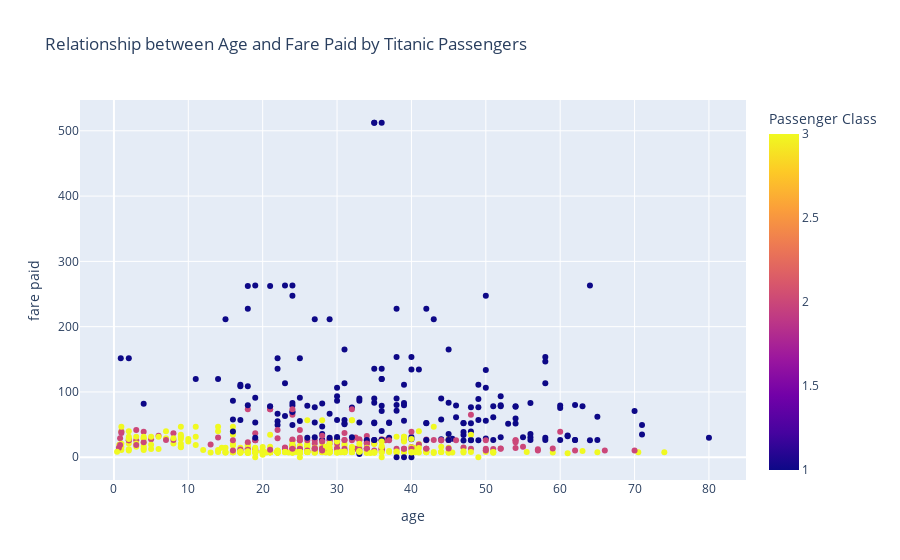

The notebook cell this image was saved under:
### Code cell
#Interactive Scatter Plot: Age vs Fare using Plotly

# Handle missing values in 'age' and 'fare'
scatter_df = titanic.dropna(subset=['age', 'fare'])

fig_scatter = px.scatter(
    scatter_df,
    x='age',
    y='fare',
    color='pclass',
    hover_data=['age', 'sex', 'embarked','survived'],
    title='Relationship between Age and Fare Paid by Titanic Passengers',
    labels={
        'age': 'age',
        'fare': 'fare paid',
        'pclass': 'Passenger Class'
    }
)

fig_scatter.show()

### Figure 1 — Plotly figure (JSON) as saved in the notebook; plotly's stock layout.template omitted (floating-point values rounded to 4 significant figures; data arrays with more than 128 entries replaced by an {"elided": "..."} marker saying what was removed)
{"data": [{"customdata": {"elided": "714x3 mixed values"}, "hovertemplate": "age=%{x}<br>fare paid=%{y}<br>sex=%{customdata[0]}<br>embarked=%{customdata[1]}<br>survived=%{customdata[2]}<br>Passenger Class=%{marker.color}<extra></extra>", "legendgroup": "", "marker": {"color": {"elided": "714 int values"}, "coloraxis": "coloraxis", "symbol": "circle"}, "mode": "markers", "name": "", "orientation": "v", "showlegend": false, "type": "scatter", "x": {"elided": "714 float values"}, "xaxis": "x", "y": {"elided": "714 float values"}, "yaxis": "y"}], "layout": {"coloraxis": {"colorbar": {"title": {"text": "Passenger Class"}}, "colorscale": [[0, "#0d0887"], [0.1111, "#46039f"], [0.2222, "#7201a8"], [0.3333, "#9c179e"], [0.4444, "#bd3786"], [0.5556, "#d8576b"], [0.6667, "#ed7953"], [0.7778, "#fb9f3a"], [0.8889, "#fdca26"], [1, "#f0f921"]]}, "legend": {"tracegroupgap": 0}, "title": {"text": "Relationship between Age and Fare Paid by Titanic Passengers"}, "xaxis": {"anchor": "y", "domain": [0, 1], "title": {"text": "age"}}, "yaxis": {"anchor": "x", "domain": [0, 1], "title": {"text": "fare paid"}}}}
